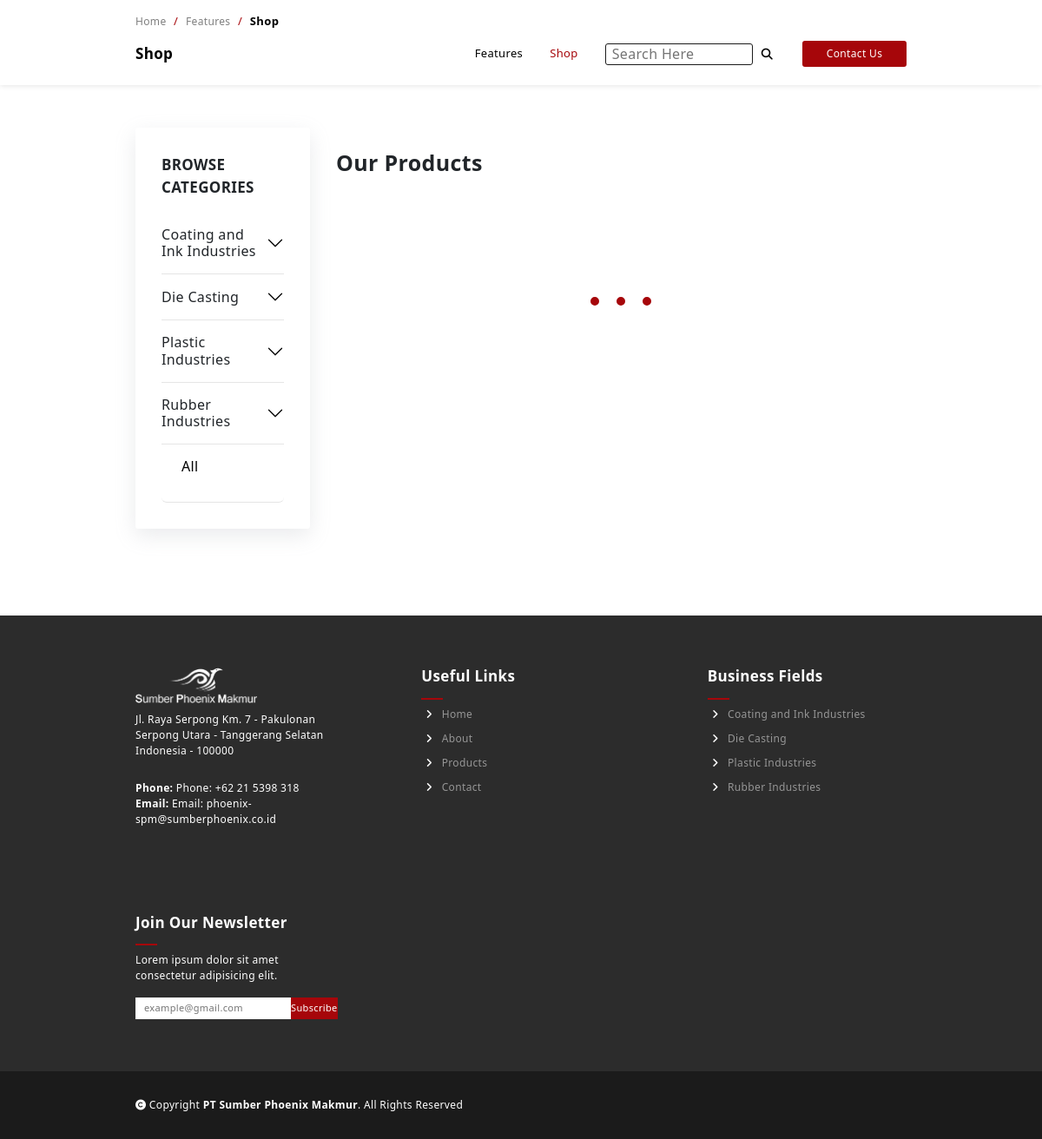
/shop2.php, run on the app's committed database.
### tables this page shows
CREATE TABLE `categories` (
  `cat_id` int(11) NOT NULL,
  `cat_code` varchar(100) NOT NULL,
  `cat_name` varchar(255) NOT NULL,
  `cat_img` text NOT NULL,
  `status` tinyint(1) NOT NULL DEFAULT 1,
  `order_by` int(11) NOT NULL
);

CREATE TABLE `company_profile` (
  `id_fitur` int(11) NOT NULL,
  `fitur_name` text NOT NULL,
  `fitur_data` text DEFAULT NULL
);

### shop2.php (the view, shortened to what this page needs)
<?php
include 'api/connect.php';
?>
<!DOCTYPE html>
<html lang="en">
<head>
    <link href="https://cdn.jsdelivr.net/npm/bootstrap@5.2.0-beta1/dist/css/bootstrap.min.css" rel="stylesheet">
    <link rel="stylesheet" href="style.css">
    <link rel="stylesheet" href="style/nav.css">
    <link rel="stylesheet" href="style/footer.css">
    <link rel="stylesheet" href="style/copyright.css">
    <link rel="stylesheet" href="style/nav_templates.css">
    <link rel="stylesheet" href="style/product/nav.css">
    <link rel="stylesheet" href="style/product/shop.css">
    <link rel="stylesheet" href="admin/style/shop.css">
</head>
<body>
    <nav class="navbar active fixed-top navbar-expand-lg">
        <div class="paragraph">
            <a href="index.php">Home </a>
            <span>/</span>
            <a href="./product.php">Features </a>
            <span>/</span>
            <strong class="product">Shop</strong>
        </div>
        <div class="container-fluid">
            <div class="navbar-brand">
                <div class="sub-heading">Shop</div>
            </div>
            <div class="collapse navbar-collapse" id="navbarSupportedContent">
                <ul class="navbar-nav mr-auto w-100 justify-content-end">
                    <li class="nav-item">
                        <a class="nav-link paragraph" href="./product.php">Features</a>
                    </li>
                    <li class="nav-item active">
                        <a class="nav-link paragraph" href="#">Shop</a>
                    </li>
                    <li class="nav-item">
                        <a class="nav-link paragraph">
                            <form autocomplete="off" action="/action_page.php" style="display:flex;justify-content:center;align-items:center;border:none;">
                                <div class="autocomplete">
                                    <input id="searchbar" type="text" name="search" onkeyup="searchProduct()"  class="search-bar" placeholder="Search Here" >
                                </div>
                                <i class="fa-solid fa-magnifying-glass search-icon"></i>
                            </form>
                        </a>
                    </li>
                    <a href="./contact.html"><button class="custom-button btn navbar-btn contact" type="button">Contact Us</button></a>
                </ul>
            </div>
        </div>
    </nav>
    <section class="product-section section-extra">
        <div class="container-fluid">
            <div class="filter-container">
                <div class="categories filters accordion" id="accordionExample">
                    <div class="filter-title sub-heading">
                        BROWSE CATEGORIES
                    </div>
                    <?php
                        $stmt =$conn->prepare("SELECT c.cat_code as cat_code,c.cat_name as cat_name,c.cat_id as cat_id,c.cat_img as cat_img, count(s.sub_id)
                        FROM categories c
                        join subcategories s on c.cat_id = s.cat_id
                        join product_subcategory ps  on s.sub_id = ps.subcategory_id
                        join products p on ps.product_id = p.product_id
                        where c.status = 1 and s.status = 1 and p.status = 1 GROUP BY c.cat_id HAVING COUNT(ps.product_id) > 0 order by c.order_by ASC");
                        $stmt->execute();
                        while($cat = $stmt->fetch()):
                    ?>
                    <div class="category accordion-item <?= $cat['cat_code'] ?>">
                        <h2 class="accordion-header" id="heading-<?= $cat['cat_code'] ?>">
                            <button class="accordion-button collapsed" type="button" data-bs-toggle="collapse" data-bs-target="#collapse-<?= $cat['cat_code'] ?>" aria-expanded="false" aria-controls="collapse-<?= $cat['cat_code'] ?>">
                                <?= $cat['cat_name'] ?>
                            </button>
                        </h2>
                    </div>
                    <?php endwhile; ?>
                    <div class="category accordion-item All ?>">
                        <p class="accordion-header" id="heading-All ?>">
                            <div class="category-item" id="random">
                                <?= 'All' ?>
                            </div>
                                    </p>
                    </div>
                </div>
            </div>
            <div class="product-container">
                <div class="product-category-title">Our Products</div>
                <div class="loader">
                    <span class="loader__element"></span>
                    <span class="loader__element"></span>
                    <span class="loader__element"></span>
                </div>
            </div>
        </div>
    </section>
    <?php include 'bottombar.php'  ?>
</body>
</html>

### bottombar.php
<?php
function getData1($fiturNama,$conn){
    $stmt = $conn->prepare('SELECT * FROM company_profile where fitur_name =? ');
    $stmt->execute([$fiturNama]);
    $temp = $stmt->fetch();
    $data = $temp['fitur_data'];
    return $data;
}
?>
<section class="footer-section">
        <div class="container-fluid grid">
            <div class="company-information">
                <div class="company-logo">
                    <img src="src/<?= getData1('logo',$conn) ?>" id="company-logo" alt="">
                </div>
                <div class="company-address">
                    <p class="paragraph" col="address"><?= getData1('address',$conn)?> </p>
                </div>
                <div class="company-phone">
                    <p class="paragraph" col="phone"><strong>Phone: </strong><?= getData1('phone',$conn) ?></p>
                </div>
                <div class="company-email">
                    <p class="paragraph" col="email"><strong>Email: </strong><?= getData1('email',$conn) ?></p>
                </div>
            </div>
            <div class="useful-links">
                <h2 class="sub-heading underline">Useful Links</h2>
                <a class="footer-item" href="#">
                    <i class="fa-solid fa-angle-right"></i>
                    Home
                </a>
                <a class="footer-item" href="#about">
                    <i class="fa-solid fa-angle-right"></i>
                    About
                </a>
                <a class="footer-item" href="./product.php">
                    <i class="fa-solid fa-angle-right"></i>
                    Products
                </a>
                <a class="footer-item" href="./contact.php">
                    <i class="fa-solid fa-angle-right"></i>
                    Contact
                </a>
            </div>
            <div class="business-fields useful-links">
                <h2 class="sub-heading underline">Business Fields</h2>
                <?php
                    $stmt=$conn->prepare("SELECT c.cat_code as cat_code,c.cat_name as cat_name,c.cat_id as cat_id,c.cat_img as cat_img, count(s.sub_id)
                    FROM categories c
                    join subcategories s on c.cat_id = s.cat_id
                    join product_subcategory ps  on s.sub_id = ps.subcategory_id
                    join products p on ps.product_id = p.product_id
                    where c.status = 1 and s.status = 1 and p.status = 1 GROUP BY c.cat_id HAVING COUNT(ps.product_id) > 0 order by c.order_by ASC");
                    $stmt->execute();
                    while($cat = $stmt->fetch()):
                ?>
                <a class="footer-item" href="./shop.php?cateCode=<?= $cat['cat_code'] ?>">
                    <i class="fa-solid fa-angle-right"></i>
                    <?= $cat['cat_name'] ?>
                </a>
                <?php endwhile; ?>
            </div>
            <div class="newsletter">
                <h2 class="sub-heading underline">Join Our Newsletter</h2>
                <p class="paragraph" col="newsletter_desc"><?= getData1('newsletter_desc',$conn)?></p>
                <div class="email-input">
                    <input type="email" placeholder="example@gmail.com">
                    <button class="custom-button btn" type="button">Subscribe</button>
                </div>
            </div>
        </div>
    </section>
    <footer class="copyright-footer">
        <div class="container-fluid">
            <div class="copyright paragraph">
                <i class="fa-solid fa-copyright"></i>
                Copyright <strong>PT Sumber Phoenix Makmur</strong>. All Rights Reserved
            </div>
        </div>
    </footer>

### style.css (style rules this page uses)
* { padding: 0; margin: 0; letter-spacing: 0.35px; -webkit-box-sizing: border-box; -moz-box-sizing: border-box; box-sizing: border-box; }
html { overflow-x: hidden; scroll-behavior: smooth; background: white; }
:root { --yellow: #a6060a; --black: #1B1B1B; --light-black: #2C2C2C; }
section { display: flex; justify-content: center; width: 100vw; }
.navbar, footer { display: flex !important; justify-content: center; }
footer { width: 100vw; }
a { text-decoration: none; }
.custom-button { color: white; background-color: var(--yellow); transition: 0.7s ease; padding: 0; border-color: rgba(0, 0, 0, 0); border-radius: 5px; display: flex; justify-content: center; align-items: center; }
.sub-heading { font-size: 17px; font-weight: bold; }
.grid { display: grid; grid-template-columns: repeat(auto-fit, minmax(300px, 1fr)); gap: 20px; }
.paragraph { font-size: 12px; }
.container-fluid { padding: 0; margin: 0; padding-right: 13vw; padding-left: 13vw; width: 100%; max-width: 1900px; }
.section-extra { padding-top: 120px; padding-bottom: 100px; }
.underline { position: relative; padding-bottom: 16px; }
.underline:after { display: block; content: ''; width: 70px; height: 4px; background: var(--yellow); position: absolute; bottom: 0; left: 50%; transform: translate(-50%, -50%); }
.accordion-item { border: none; border-bottom: 1px solid rgba(0, 0, 0, 0.1); }
.accordion-item .accordion-button { padding-left: 0; padding-right: 0; border: none; box-shadow: none; outline: none; }
.accordion-item .accordion-button.collapsed::after { width: 20px; height: 20px; object-fit: cover; }

### style/nav.css (style rules this page uses)
.navbar { background-color: white; box-shadow: 0 1px 6px 0 rgba(0, 0, 0, 0.1); padding-top: 13px; padding-bottom: 13px; }
.navbar-nav { align-items: center; }
.navbar-brand { margin-right: 0; }
.navbar-btn { width: 120px; height: 30px; font-size: 12px; margin-top: 5px; margin-left: 20px; }
.nav-link { transition: 0.3s ease; border-radius: 5px; margin-left: 15px; color: black; }
.navbar .nav-item { transition: 0.3s ease; }
.navbar .nav-item.active a { color: var(--yellow); }
.navbar .nav-link.paragraph { font-size: 13px; }

### style/footer.css (style rules this page uses)
.footer-section { background-color: var(--light-black); height: auto; padding-top: 60px; padding-bottom: 60px; color: white; }
.footer-section .useful-links { display: flex; flex-direction: column; }
.footer-section .underline:after { left: 0 !important; transform: translate(0); width: 25px; height: 2px; }
.footer-section .footer-item { margin-left: 5px; font-size: 12px; color: rgba(255, 255, 255, 0.5); margin-bottom: 10px; text-decoration: none; width: 100%; transition: all 0.3s ease; cursor: pointer; }
.footer-section .footer-item i { margin-right: 7px; color: white; transition: all 0.3s ease; }
.footer-section .grid { grid-template-columns: repeat(auto-fit, minmax(200px, 1fr)); gap: 100px; }
.footer-section .company-information { max-width: 250px; }
.footer-section .business-fields { width: 180px; }
.footer-section img { width: 140px; filter: brightness(0) invert(1); margin-bottom: 10px; }
.footer-section .company-information .paragraph { margin-bottom: 0; }
.footer-section .company-information .company-address { margin-bottom: 25px; }
.footer-section .newsletter { max-width: 300px; }
.footer-section .email-input { display: flex; }
.footer-section .email-input input { border-radius: 0; border: none; padding-left: 10px; padding-right: 10px; font-size: 11px; }
.footer-section .email-input .custom-button { border: none; border-radius: 0; font-size: 11px; height: 25px; width: 65px; font-weight: 300; cursor: pointer; transition: 0.3s ease; }

### style/copyright.css (style rules this page uses)
.copyright-footer { height: auto; padding-top: 30px; padding-bottom: 30px; background-color: var(--black); color: white; }
.copyright-footer .container-fluid { display: flex; justify-content: space-between; }

### style/nav_templates.css (style rules this page uses)
.navbar { background-color: var(--black); padding-top: 15px; padding-bottom: 15px; min-height: 80px; color: white; }
.navbar .container-fluid { display: block; }
.navbar .paragraph { color: rgba(255, 255, 255 , 0.5); font-size: 12px; }
.navbar .paragraph a { color: rgba(255, 255, 255 , 0.5); font-size: 12px; text-decoration: none; cursor: pointer; transition: all 0.4s ease; margin-right: 5px; }
.navbar .paragraph span { color: var(--yellow); margin-right: 5px; }
.navbar .sub-heading { margin-bottom: 0; margin-top: 7px; }

### shop2.php (style rules this page uses)
.autocomplete { position: relative; display: inline-block; }
.autocomplete input { padding: 10px; font-size: 16px; }

### data on the page
categories: cat_name "Coating and Ink Industries"
categories: cat_name "Die Casting"
categories: cat_name "Plastic Industries"
categories: cat_name "Rubber Industries"
company_profile: fitur_data (picture)
company_profile: fitur_data "Jl. Raya Serpong Km. 7 - Pakulonan Serpong Utara - Tanggerang Selatan Indonesia - 100000"
company_profile: fitur_data "Phone: +62 21 5398 318"
company_profile: fitur_data "Email: phoenix-spm@sumberphoenix.co.id"
company_profile: fitur_data "Lorem ipsum dolor sit amet consectetur adipisicing elit."
